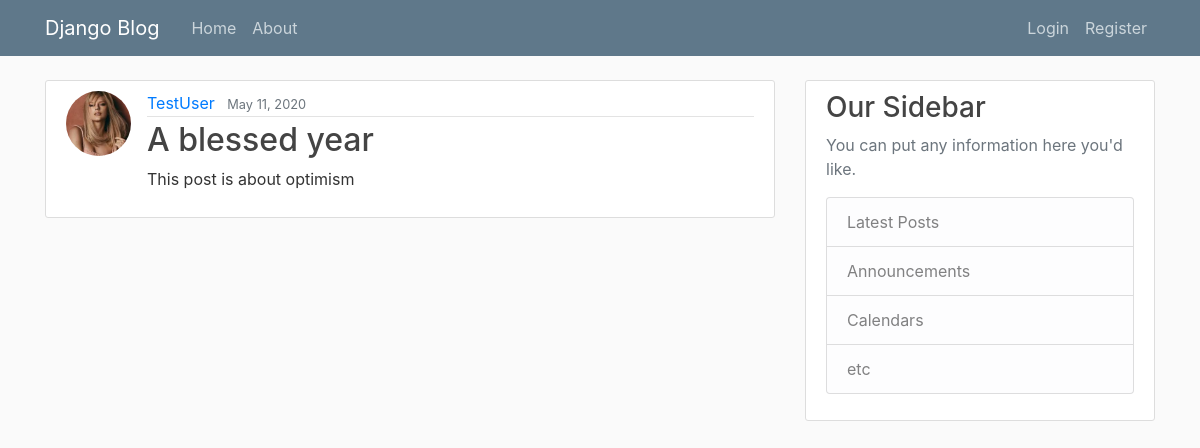
Screenshot of /post/9/ with the database file from the repository.
### blog/models.py (models this page shows, shortened)
class Post(models.Model):
    title = models.CharField(max_length=100)
    content = models.TextField()
    date_posted = models.DateTimeField(default=timezone.now)
    authour = models.ForeignKey(User, on_delete=models.CASCADE)

### users/models.py (models this page shows, shortened)
class Profile(models.Model):
    user = models.OneToOneField(User, on_delete=models.CASCADE)
    image = models.ImageField(default='default.jpg', upload_to='profile_pics')

### blog/views.py (the view)
# urls.py: path('post/<int:pk>/', PostDetailView.as_view(), name = 'post-detail'),
class PostDetailView(DetailView):
    model = Post

### blog/templates/blog/post_detail.html (shortened to what this page needs)
{% extends 'blog/base.html' %}
{% block content %}
    <article class="media content-section">
        <img class = "rounded-circle article-img" src = "{{ object.authour.profile.image.url }}">
        <div class="media-body">
        <div class="article-metadata">
            <a class="mr-2" href="{% url 'user-posts' object.authour.username %}">{{ object.authour }}</a>
            <small class="text-muted">{{ object.date_posted|date:"F d, Y" }}</small>
        </div>
        <h2 class="article-title">{{ object.title }}</h2>
        <p class="article-content">{{object.content }}</p>
        </div>
    </article>
{%endblock%}

### blog/static/blog/main.css (style rules this page uses)
body { background: #fafafa; color: #333333; margin-top: 5rem; }
h1, h2, h3, h4, h5, h6 { color: #444444; }
.content-section { background: #ffffff; padding: 10px 20px; border: 1px solid #dddddd; border-radius: 3px; margin-bottom: 20px; }
.article-title { color: #444444; }
.article-content { white-space: pre-line; }
.article-img { height: 65px; width: 65px; margin-right: 16px; }
.article-metadata { padding-bottom: 1px; margin-bottom: 4px; border-bottom: 1px solid #e3e3e3 }

### rows the page displays
Post: authour.profile.image (placeholder picture), authour "TestUser", date_posted "May 11, 2020", title "A blessed year", content "This post is about optimism"
